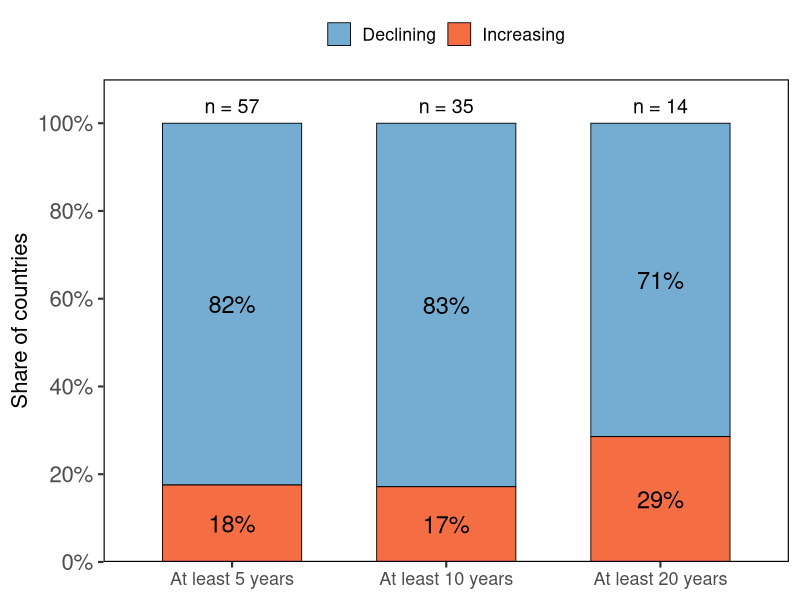
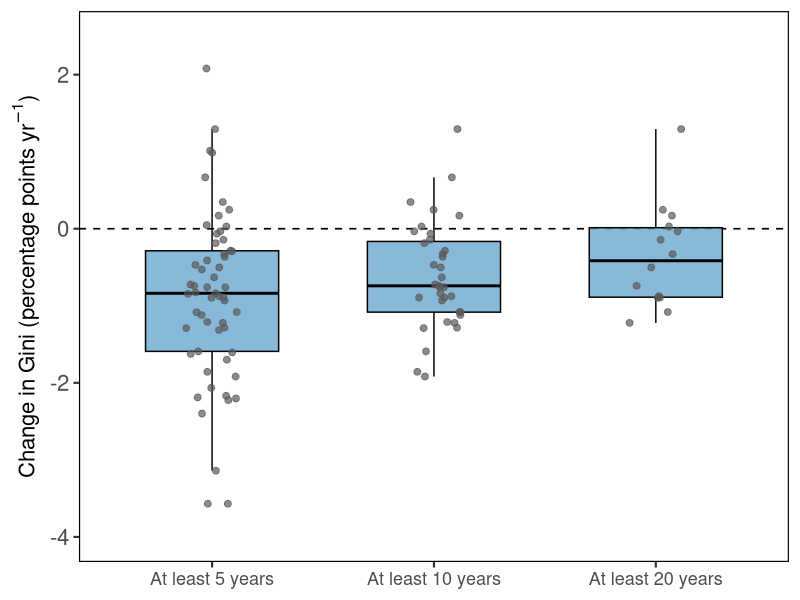
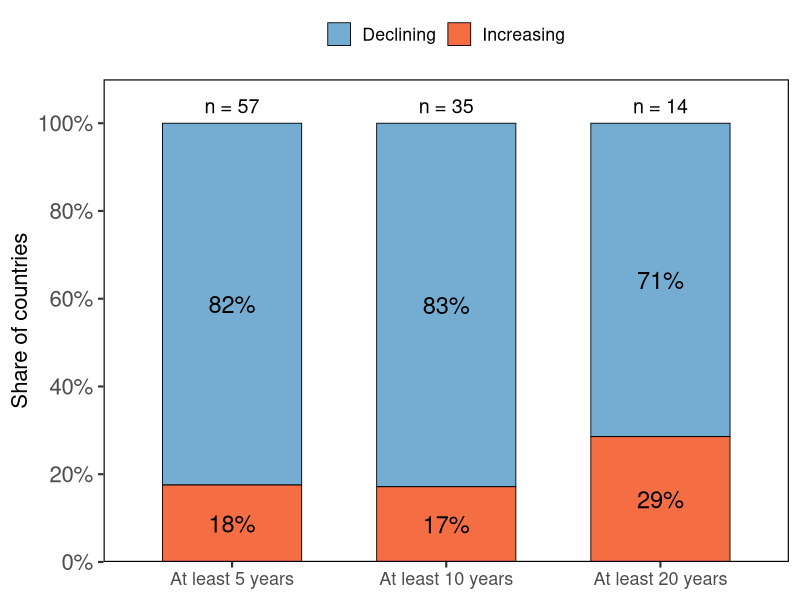
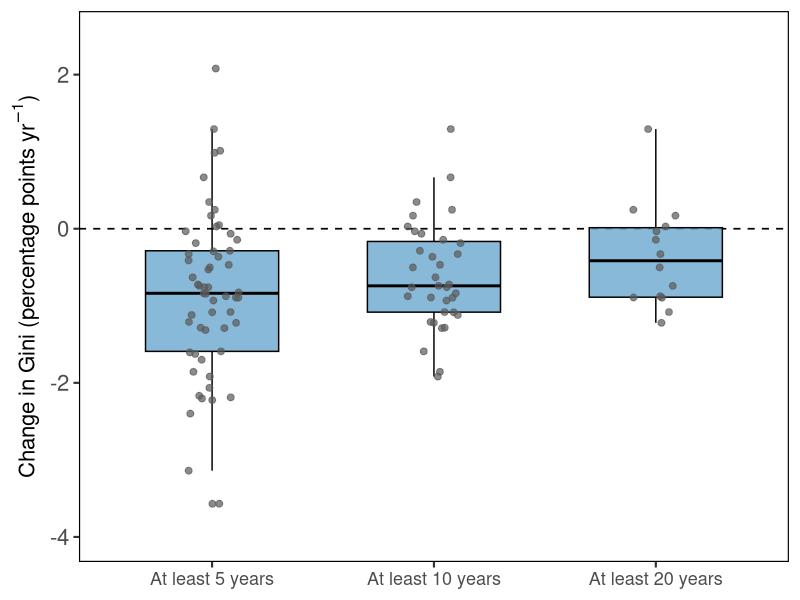
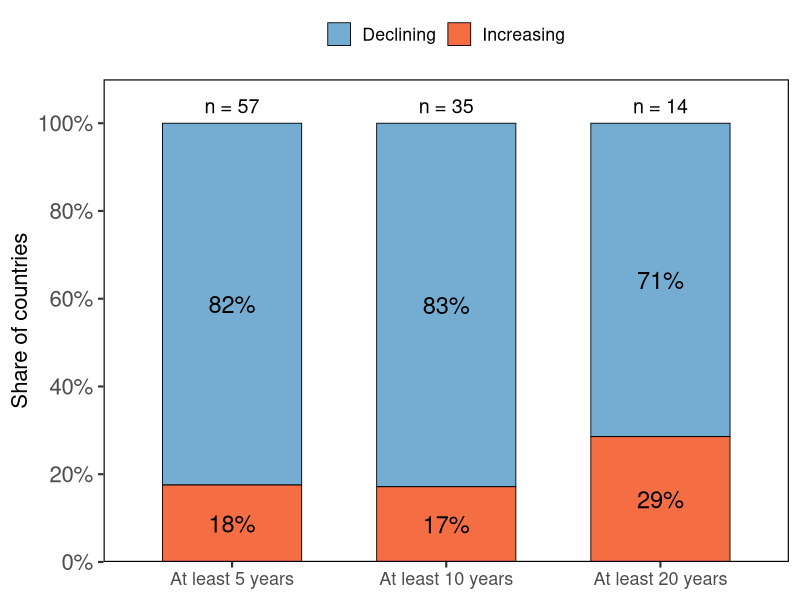
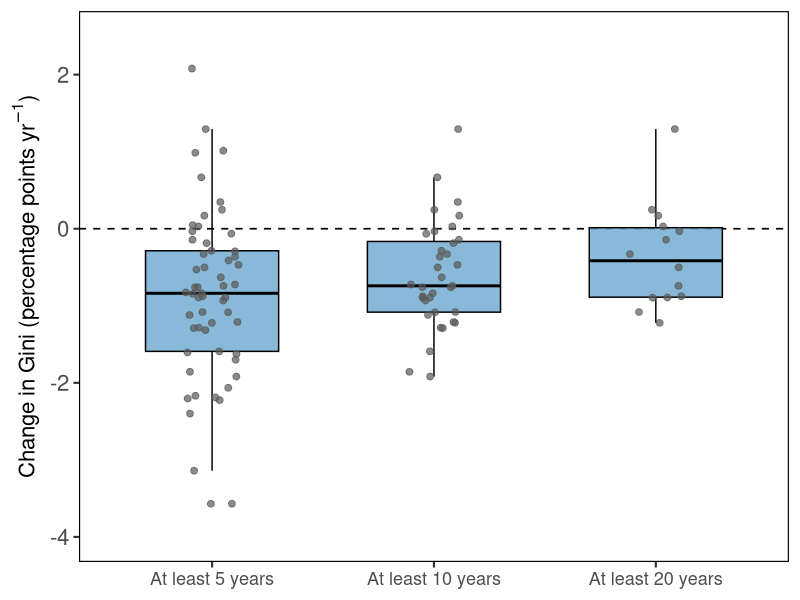

Source code (R) for these figures, in order:
library(readr)
library(dplyr)
library(ggplot2)
library(purrr)
library(scales)

# ============================================================
# Figure S7: sensitivity analysis of country-level Gini trends
# Different minimum numbers of valid country-years: 5, 10, 20
# ============================================================

# =========================
# 1) Read country-level Sen slope results
# =========================
df <- read_csv(
  "country_gini_sen_slope.csv",
  show_col_types = FALSE
) %>%
  transmute(
    Country = as.character(Country),
    Income_Group = as.character(Income_Group),
    valid_years = as.integer(valid_years),
    first_year = as.integer(first_year),
    last_year = as.integer(last_year),
    median_gini = as.numeric(median_gini),
    sen_slope = as.numeric(sen_slope),

    # Absolute change in Gini, expressed as percentage points per year.
    # Example: sen_slope = -0.01 becomes -1 percentage point/year.
    sen_slope_pct = as.numeric(sen_slope) * 100
  ) %>%
  filter(
    !is.na(Country),
    !is.na(valid_years),
    !is.na(sen_slope)
  )

# =========================
# 2) Minimum valid-year thresholds
# =========================
thresholds <- c(5, 10, 20)

# =========================
# 3) Apply each threshold
# =========================
df_long <- map_dfr(thresholds, function(th) {
  df %>%
    filter(valid_years >= th) %>%
    mutate(
      threshold = factor(
        paste0("At least ", th, " years"),
        levels = paste0("At least ", thresholds, " years")
      ),
      trend = case_when(
        sen_slope < 0 ~ "Declining",
        sen_slope > 0 ~ "Increasing",
        TRUE ~ "Stable"
      ),
      trend = factor(
        trend,
        levels = c("Declining", "Increasing", "Stable")
      )
    )
})

# Save all threshold-specific country classifications for audit.
write_csv(
  df_long,
  "Figure_S7_Gini_sensitivity_country_classification.csv"
)

# =========================
# 4) Panel a data
# Share of countries with declining/increasing Gini
# Stable countries are reported in the audit but excluded here so that
# Declining + Increasing = 100% within every threshold.
# =========================
plot_a_df <- df_long %>%
  filter(trend %in% c("Declining", "Increasing")) %>%
  group_by(threshold, trend) %>%
  summarise(n = n_distinct(Country), .groups = "drop") %>%
  group_by(threshold) %>%
  mutate(
    total_n = sum(n),
    prop = n / total_n,
    label = percent(prop, accuracy = 1)
  ) %>%
  ungroup()

plot_a_n <- df_long %>%
  filter(trend %in% c("Declining", "Increasing")) %>%
  group_by(threshold) %>%
  summarise(
    total_n = n_distinct(Country),
    .groups = "drop"
  )

write_csv(
  plot_a_df,
  "Figure_S7_Gini_sensitivity_proportions.csv"
)

# =========================
# 5) Panel a: stacked proportions
# =========================
p_a <- ggplot(
  plot_a_df,
  aes(x = threshold, y = prop, fill = trend)
) +
  geom_col(
    width = 0.65,
    colour = "black",
    linewidth = 0.3
  ) +
  geom_text(
    aes(label = label),
    position = position_stack(vjust = 0.5),
    size = 6
  ) +
  geom_text(
    data = plot_a_n,
    aes(
      x = threshold,
      y = 1.04,
      label = paste0("n = ", total_n)
    ),
    inherit.aes = FALSE,
    size = 5
  ) +
  scale_y_continuous(
    labels = percent_format(accuracy = 1),
    limits = c(0, 1.10),
    breaks = seq(0, 1, by = 0.2),
    expand = expansion(mult = c(0, 0))
  ) +
  scale_fill_manual(
    values = c(
      "Declining" = "#74add1",
      "Increasing" = "#f46d43"
    ),
    drop = FALSE
  ) +
  labs(
    x = NULL,
    y = "Share of countries",
    fill = NULL
  ) +
  theme_classic(base_size = 16) +
  theme(
    legend.position = "top",
    axis.text.x = element_text(size = 13),
    axis.text.y = element_text(size = 16),
    axis.title.y = element_text(size = 16),
    panel.border = element_rect(
      colour = "black",
      fill = NA,
      linewidth = 0.8
    ),
    axis.line = element_blank()
  )

print(p_a)

# =========================
# 6) Panel b: Sen slope distributions
# =========================
p_b <- ggplot(
  df_long %>%
    filter(trend %in% c("Declining", "Increasing")),
  aes(x = threshold, y = sen_slope_pct)
) +
  geom_hline(
    yintercept = 0,
    linetype = "dashed",
    linewidth = 0.6
  ) +
  geom_boxplot(
    width = 0.60,
    outlier.shape = NA,
    fill = "#74add1",
    colour = "black",
    alpha = 0.85
  ) +
  geom_jitter(
    width = 0.12,
    height = 0,
    alpha = 0.70,
    size = 2,
    colour = "grey35"
  ) +
  # Range covers all observed slopes in the supplied file.
  coord_cartesian(ylim = c(-4, 2.5)) +
  labs(
    x = NULL,
    y = expression("Change in Gini" ~ "(percentage points " * yr^{-1} * ")")
  ) +
  theme_classic(base_size = 16) +
  theme(
    axis.text.x = element_text(size = 13),
    axis.text.y = element_text(size = 16),
    axis.title.y = element_text(size = 16),
    panel.border = element_rect(
      colour = "black",
      fill = NA,
      linewidth = 0.8
    ),
    axis.line = element_blank()
  )

print(p_b)

# =========================
# 7) Save figures
# =========================
ggsave(
  "Figure_S7a_Gini_trend_proportions.png",
  plot = p_a,
  width = 6,
  height = 5,
  dpi = 600,
  bg = "white"
)

ggsave(
  "Figure_S7b_Gini_slope_sensitivity.png",
  plot = p_b,
  width = 6.5,
  height = 5,
  dpi = 600,
  bg = "white"
)

ggsave(
  "Figure_S7a_Gini_trend_proportions.pdf",
  plot = p_a,
  width = 6,
  height = 5,
  device = cairo_pdf,
  bg = "white"
)

ggsave(
  "Figure_S7b_Gini_slope_sensitivity.pdf",
  plot = p_b,
  width = 6.5,
  height = 5,
  device = cairo_pdf,
  bg = "white"
)
